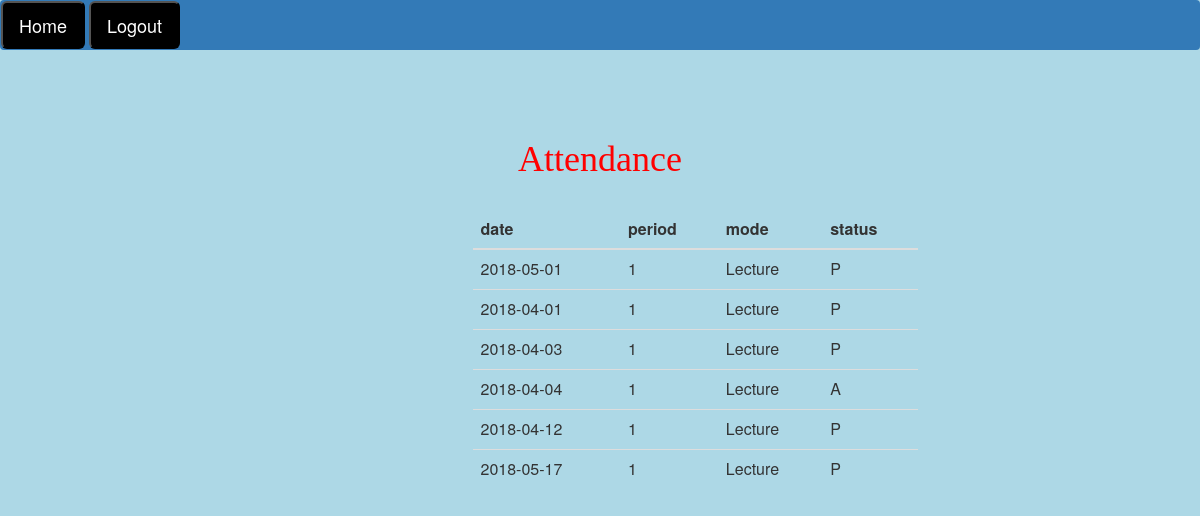
Page /viewsubjectattendance/?subjectid=8 (signed in) on the committed database.
### faculty/models.py (models this page shows)
class attendance(models.Model):
    aid=models.AutoField(primary_key=True)
    asbranchid=models.ForeignKey(branch,on_delete=models.CASCADE)
    assubjectid=models.ForeignKey(subject,on_delete=models.CASCADE,default='')
    date=models.DateField(blank=False)
    period=models.IntegerField(blank=False,default=0)
    modeofclass=models.CharField(blank=False,default='L',max_length=500)#L,P,T

### faculty/views.py (the view)
# urls.py: url(r'^viewsubjectattendance',views.viewsubjectattendance),
@csrf_exempt
def viewsubjectattendance(request):
    if request.method == 'GET':
        if not request.session.get('sessionid', None):
            return HttpResponse("Login Required")
        sessionid = request.session['sessionid']
        subjectid=int(str(request.GET.get('subjectid')))
        student_obj=student.objects.get(studentid=sessionid)
        print(str(student_obj.sbranchid))
        branchid=branch.objects.get(branchname=student_obj.sbranchid).branchid
        attendance_obj = attendance.objects.filter(assubjectid=subject(subjectid),asbranchid=branchid)
        context_attendance_obj_list=[]
        for a in attendance_obj:
            context_attendance_obj = {}
            aid=a.aid
            context_attendance_obj['date']=a.date.strftime("%Y-%m-%d")
            context_attendance_obj['period']=a.period
            context_attendance_obj['modeofclass']=a.modeofclass
            attendancerecordobj=attendancerecord.objects.get(aid=aid,studentid=sessionid)
            context_attendance_obj['status']=attendancerecordobj.status
            context_attendance_obj_list.append(context_attendance_obj)
        print(str(context_attendance_obj_list))
        return render(request,"viewsubjectattendance.html",{'c':context_attendance_obj_list})

### faculty/models.py (called while the page is built)
    def __str__(self):
        return str(self.branchname)

### faculty/templates/viewsubjectattendance.html (shortened to what this page needs)
<html>
<head>
	<link href="https://maxcdn.bootstrapcdn.com/bootstrap/3.3.7/css/bootstrap.min.css" rel="stylesheet">
</head>
	<body  style="background:lightblue">
	<div style="position:relative;top:0%; right:0%">
<nav class="navbar navbar-expand-sm bg-primary navbar-dark">
		<a class="nav-link" href="/home"><button class="btn-lg" style="color:white;background-color:black">Home</button></a>
   <a class="nav-link" href="/logout"><button class="btn-lg" style="color:white;background-color:black">Logout</button></a>
</nav>
	</div>
	<div id="a" class="col-sm-6 col-sm-offset-3">
<center><h1 style="color:red;font-family:Times new roman;">Attendance</h1></center>
			<br/>
		<div class=" col-sm-10 col-sm-offset-3 text-center">
         <table class="table">
    <thead>
      <tr>
		  <th>date</th>
		  <th>period</th>
		  <th>mode</th>
		  <th>status</th>
      </tr>
    </thead>
    <tbody>
	{% for i in c %}
      <tr>
          <td>{{i.date}}</td>
          <td>{{i.period}}</td>
          <td>{{i.modeofclass}}</td>
          <td>{{i.status}}</td>
              </tr>
    {% endfor %}
    </tbody>
  </table>
 </body>
</html>

### faculty/templates/viewsubjectattendance.html (style rules this page uses)
#a { position: fixed; top: 15%; }

### rows in the picture
attendance: modeofclass "Lecture"
attendance: modeofclass "Lecture"
attendance: modeofclass "Lecture"
attendance: modeofclass "Lecture"
attendance: modeofclass "Lecture"
attendance: modeofclass "Lecture"

### other values in the picture
{{ i.date }} "2018-05-01" "2018-04-01" "2018-04-03" "2018-04-04" "2018-04-12" "2018-05-17"
{{ i.period }} "1" "1" "1" "1" "1" "1"
{{ i.status }} "P" "P" "P" "A" "P" "P"
